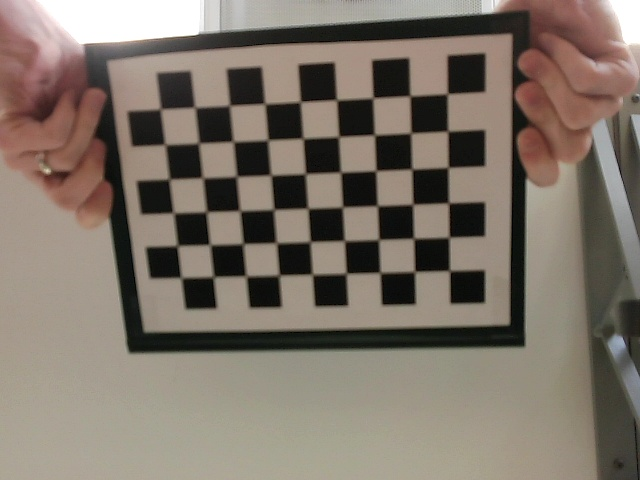
#> input picture visionTests/ChessCalibrate/camera-pic-of-chessboard-11.0.jpg, 640 x 480 px; its folder holds only this picture in this run
$ python CalibrateCamera.py
#> lines starting #> are read from the running program, lines starting #| are printed output that depends on the picture; after the words box and inside, x2 and y2 are one past the last pixel; in counts of white or black regions, pixels touching at a corner belong together; long printed decimals are rounded
# System information:
# Resources:
# - OpenCV-Python tutorial for calibration: http://opencv-python-tutroals.readthedocs.io/en/latest/py_tutorials/py_calib3d/py_calibration/py_calibration.html
#   - Variable names were changed for clarity

import numpy
import cv2
import pickle
import glob
import json

# Create arrays you'll use to store object points and image points from all images processed
objpoints = [] # 3D point in real world space where chess squares are
imgpoints = [] # 2D point in image plane, determined by CV2

# Chessboard variables
CHESSBOARD_CORNERS_ROWCOUNT = 9
CHESSBOARD_CORNERS_COLCOUNT = 6

# Theoretical object points for the chessboard we're calibrating against,
# These will come out like:
#     (0, 0, 0), (1, 0, 0), ...,
#     (CHESSBOARD_CORNERS_ROWCOUNT-1, CHESSBOARD_CORNERS_COLCOUNT-1, 0)
# Note that the Z value for all stays at 0, as this is a printed out 2D image
# And also that the max point is -1 of the max because we're zero-indexing
# The following line generates all the tuples needed at (0, 0, 0)
objp = numpy.zeros((CHESSBOARD_CORNERS_ROWCOUNT*CHESSBOARD_CORNERS_COLCOUNT,3), numpy.float32)
# The following line fills the tuples just generated with their values (0, 0, 0), (1, 0, 0), ...
objp[:,:2] = numpy.mgrid[0:CHESSBOARD_CORNERS_ROWCOUNT,0:CHESSBOARD_CORNERS_COLCOUNT].T.reshape(-1, 2)

# Need a set of images or a video taken with the camera you want to calibrate
# I'm using a set of images taken with the camera with the naming convention:
# 'camera-pic-of-chessboard-<NUMBER>.jpg'
images = glob.glob('./camera-pic-of-chessboard-*.jpg')
# All images used should be the same size, which if taken with the same camera shouldn't be a problem
imageSize = None # Determined at runtime

# Loop through images glob'ed
for iname in images:
    # Open the image
    img = cv2.imread(iname)
#> img is the input picture: shape (480, 640, 3); mean B, G, R 105.3, 116.3, 126.8
    # Grayscale the image
    gray = cv2.cvtColor(img, cv2.COLOR_BGR2GRAY)
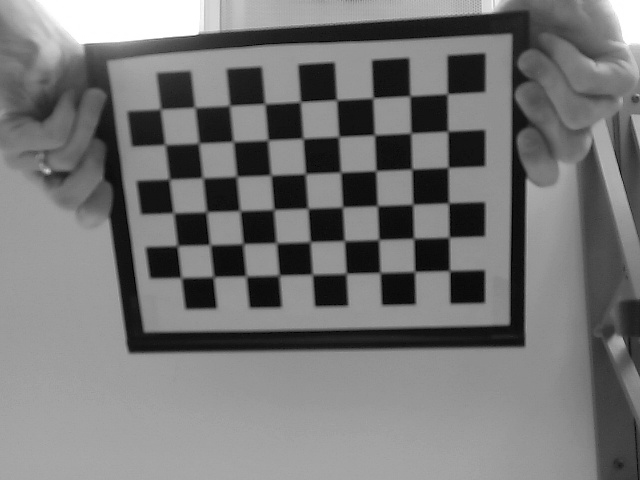
#> gray: shape (480, 640); min 0, max 255, mean 118.2

    # Find chessboard in the image, setting PatternSize(2nd arg) to a tuple of (#rows, #columns)
    board, corners = cv2.findChessboardCorners(gray, (CHESSBOARD_CORNERS_ROWCOUNT,CHESSBOARD_CORNERS_COLCOUNT), None)
#> board = True; corners = 54 rows, first 8: [450.8, 270.2], [415, 271.5], [379.5, 273], [346.5, 273.1], [313.6, 272.6], [279.5, 275], [245.5, 276], [213.5, 277]

    # If a chessboard was found, let's collect image/corner points
    if board == True:
        # Add the points in 3D that we just discovered
        objpoints.append(objp)

        # Enhance corner accuracy with cornerSubPix
        corners_acc = cv2.cornerSubPix(
                image=gray,
                corners=corners,
                winSize=(11, 11),
                zeroZone=(-1, -1),
                criteria=(cv2.TERM_CRITERIA_EPS + cv2.TERM_CRITERIA_MAX_ITER, 30, 0.001)) # Last parameter is about termination critera
#> corners_acc = 54 rows, first 8: [449.5, 270.6], [414.6, 271.5], [380.1, 272.6], [346.2, 273.4], [312.3, 274.4], [279.1, 275.2], [246, 276], [213.4, 276.7]
        imgpoints.append(corners_acc)

        # If our image size is unknown, set it now
        if not imageSize:
            imageSize = gray.shape[::-1]
#> imageSize = (640, 480)

        # Draw the corners to a new image to show whoever is performing the calibration
        # that the board was properly detected
        img = cv2.drawChessboardCorners(img, (CHESSBOARD_CORNERS_ROWCOUNT, CHESSBOARD_CORNERS_COLCOUNT), corners_acc, board)
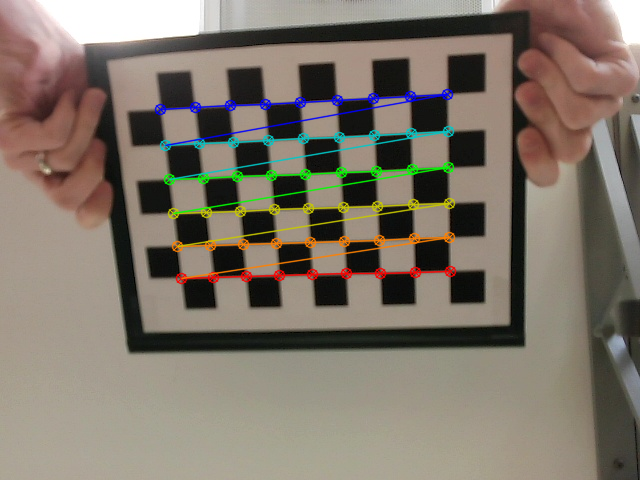
#> img: shape (480, 640, 3); 4.3% of pixels changed, all inside (x1, y1, x2, y2) = (154, 88, 457, 285)
        # Pause to display each image, waiting for key press
        cv2.imshow('Chessboard', img)
        cv2.waitKey(0)
    else:
        print("Not able to detect a chessboard in image: {}".format(iname))

# Destroy any open CV windows
cv2.destroyAllWindows()

# Make sure at least one image was found
if len(images) < 1:
    # Calibration failed because there were no images, warn the user
    print("Calibration was unsuccessful. No images of chessboards were found. Add images of chessboards and use or alter the naming conventions used in this file.")
    # Exit for failure
    exit()

# Make sure we were able to calibrate on at least one chessboard by checking
# if we ever determined the image size
if not imageSize:
    # Calibration failed because we didn't see any chessboards of the PatternSize used
    print("Calibration was unsuccessful. We couldn't detect chessboards in any of the images supplied. Try changing the patternSize passed into findChessboardCorners(), or try different pictures of chessboards.")
    # Exit for failure
    exit()

# Now that we've seen all of our images, perform the camera calibration
# based on the set of points we've discovered
calibration, cameraMatrix, distCoeffs, rvecs, tvecs = cv2.calibrateCamera(
        objectPoints=objpoints,
        imagePoints=imgpoints,
        imageSize=imageSize,
        cameraMatrix=None,
        distCoeffs=None)
#> calibration = 0.0996; cameraMatrix = [[585.3, 0, 348.7], [0, 579.1, 235.9], [0, 0, 1]]; distCoeffs = [[0.0817, -0.99, -0.00653, 0.000978, 3.69]]; rvecs = ([0.137, -0.337, 3.08],); tvecs = ([2.91, 1.02, 16.92],)

# Print matrix and distortion coefficient to the console
print(cameraMatrix)
#| [[585.285   0.         348.659]
#|  [  0.         579.146  235.852]
#|  [  0.           0.           1.        ]]
print(distCoeffs)
#| [[ 8.16852249e-02 -9.89809272e-01 -6.53450930e-03  9.77672279e-04
#|    3.68507747e+00]]

# Save contents
data = {
        "cameraMatrix":cameraMatrix.tolist(),
        "distCoeffs": distCoeffs.tolist(),
        "rvecs": [r.tolist() for r in rvecs],
        "tvecs": [t.tolist() for t in tvecs]
        }
with open("calibration.json", 'w') as f:
    json.dump(data, f, indent=4)

# Print to console our success
print('Calibration successful. Calibration file used: {}'.format('calibration.json'))

$ run again, on visionTests/ChessCalibrate/camera-pic-of-chessboard-19.0.jpg
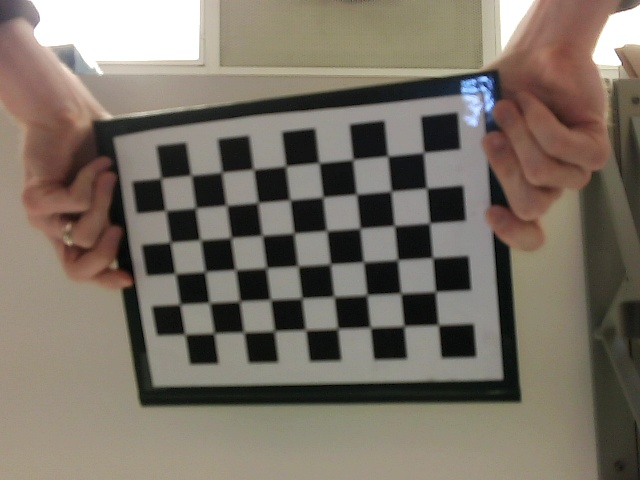
#> input picture visionTests/ChessCalibrate/camera-pic-of-chessboard-19.0.jpg, 640 x 480 px
#> img is the input picture: shape (480, 640, 3); mean B, G, R 101.9, 113.4, 122.1
#> `gray = cv2.cvtColor(img, cv2.COLOR_BGR2GRAY)`:
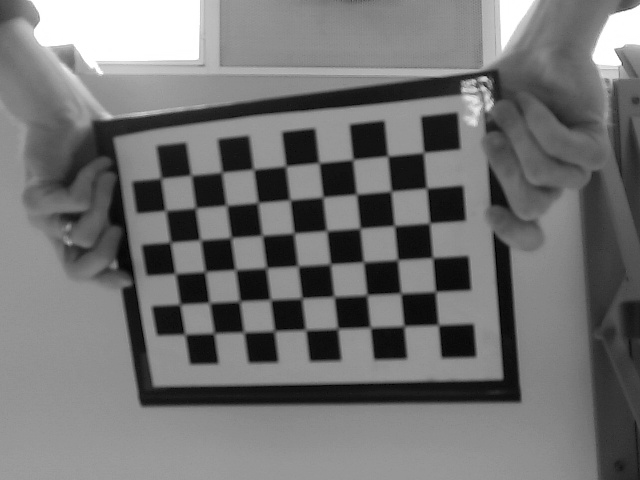
#> gray: shape (480, 640); min 0, max 255, mean 114.7
#> board = True; corners = 54 rows, first 8: [438, 325.5], [404.5, 326], [370, 328], [337.5, 328.5], [305.5, 329.5], [274.5, 331], [243.5, 332.5], [213.5, 333.5]
#> corners_acc = 54 rows, first 8: [438.3, 324.8], [403.9, 326], [370.3, 327.4], [337.6, 328.5], [305.6, 329.8], [274.4, 330.9], [243.7, 332.2], [214, 333.2]
#> `img = cv2.drawChessboardCorners(img, (CHESSBOARD_CORNERS_ROWCOUNT, CHE..`:
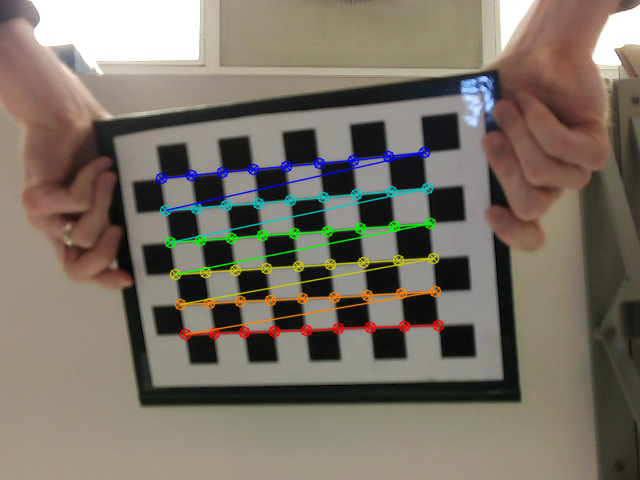
#> img: shape (480, 640, 3); 4.09% of pixels changed, all inside (x1, y1, x2, y2) = (155, 146, 445, 341)
#> calibration = 0.106; cameraMatrix = [[675.3, 0, 314.2], [0, 679.6, 229.3], [0, 0, 1]]; distCoeffs = [[-0.0877, 7.3, 0.000405, 0.000457, -96.62]]; rvecs = ([0.35, -0.282, 3.01],); tvecs = ([3.62, 2.76, 19.71],)
#| [[675.256    0.         314.172]
#|  [  0.         679.636 229.287]
#|  [  0.           0.           1.        ]]
#| [[-8.77026942e-02  7.29552349e+00  4.05139396e-04  4.56689904e-04
#|   -9.66213986e+01]]

$ run again, on visionTests/ChessCalibrate/camera-pic-of-chessboard-20.0.jpg
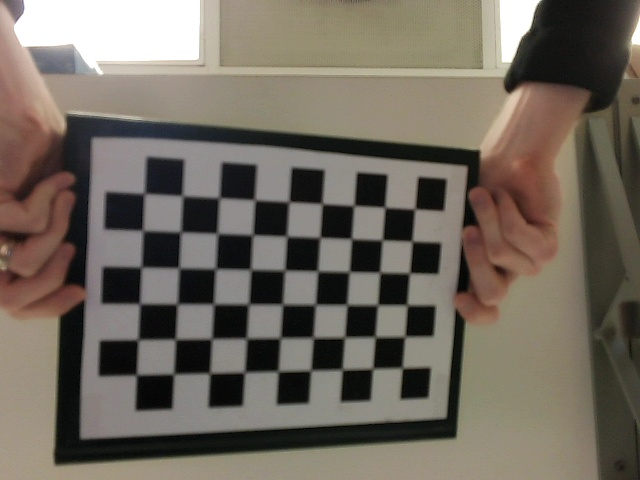
#> input picture visionTests/ChessCalibrate/camera-pic-of-chessboard-20.0.jpg, 640 x 480 px
#> img is the input picture: shape (480, 640, 3); mean B, G, R 94.6, 105.1, 112.9
#> `gray = cv2.cvtColor(img, cv2.COLOR_BGR2GRAY)`:
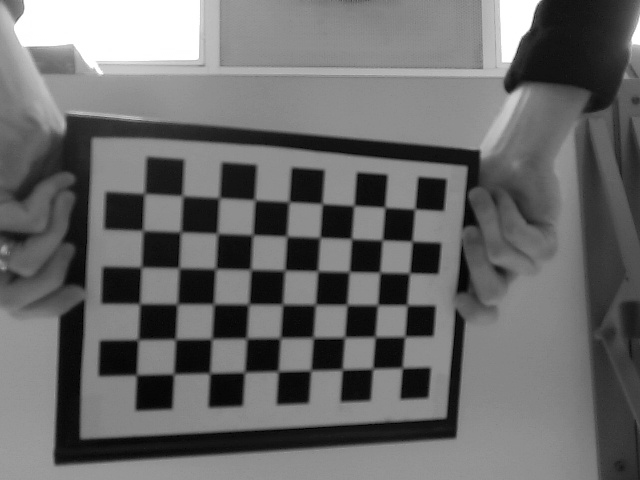
#> gray: shape (480, 640); min 0, max 255, mean 106.2
#> board = True; corners = 54 rows, first 8: [402.9, 369.4], [372.5, 368.5], [342, 369.5], [310.5, 370], [277.5, 371.5], [244, 372], [209.5, 373], [174, 374]
#> corners_acc = 54 rows, first 8: [402.2, 367.9], [372.7, 368.6], [342.2, 369.6], [310.8, 370.4], [278.1, 371.4], [244.5, 372.3], [209.7, 373.2], [173.6, 374]
#> `img = cv2.drawChessboardCorners(img, (CHESSBOARD_CORNERS_ROWCOUNT, CHE..`:
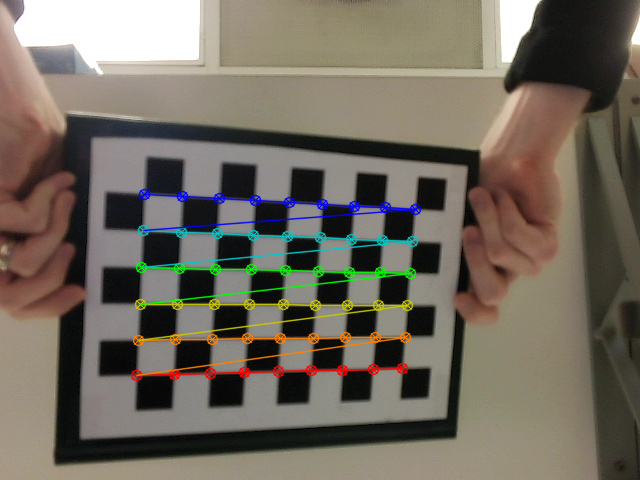
#> img: shape (480, 640, 3); 4.22% of pixels changed, all inside (x1, y1, x2, y2) = (130, 188, 422, 382)
#> calibration = 0.12; cameraMatrix = [[601.8, 0, 336.5], [0, 610.9, 226.5], [0, 0, 1]]; distCoeffs = [[0.103, -1.05, 0.000795, -0.00871, 2.67]]; rvecs = ([0.437, 0.136, -3.05],); tvecs = ([2.1, 4.43, 19.18],)
#| [[601.812   0.         336.493]
#|  [  0.         610.940 226.509]
#|  [  0.           0.           1.        ]]
#| [[ 1.03288178e-01 -1.05019694e+00  7.95084197e-04 -8.70797596e-03
#|    2.67004639e+00]]

$ run again, on visionTests/ChessCalibrate/camera-pic-of-chessboard-21.0.jpg
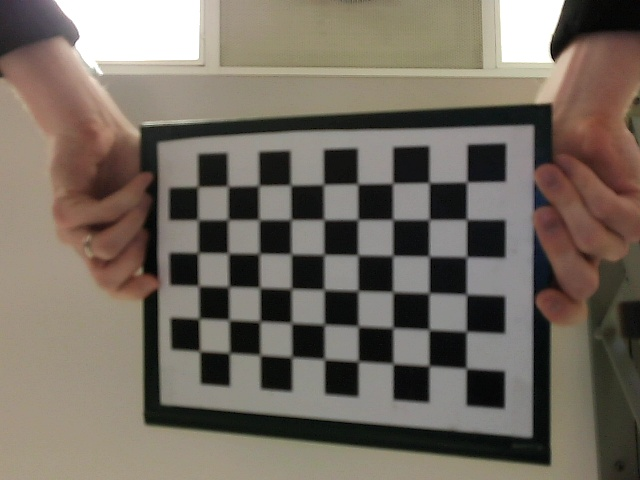
#> input picture visionTests/ChessCalibrate/camera-pic-of-chessboard-21.0.jpg, 640 x 480 px
#> img is the input picture: shape (480, 640, 3); mean B, G, R 97.4, 107.9, 116.6
#> `gray = cv2.cvtColor(img, cv2.COLOR_BGR2GRAY)`:
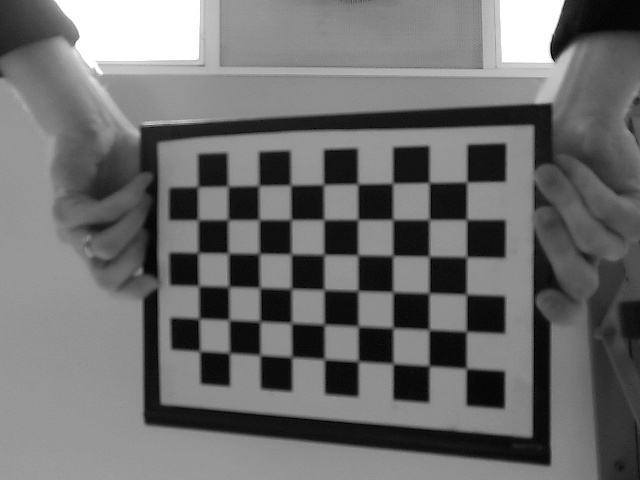
#> gray: shape (480, 640); min 0, max 255, mean 109.3
#> board = True; corners = 54 rows, first 8: [467.3, 369.6], [429.5, 366.5], [393.5, 363], [358.5, 362], [324, 359], [292, 357], [260, 355], [229.5, 352.5]
#> corners_acc = 54 rows, first 8: [466.3, 368.3], [429.1, 365.8], [393, 363.7], [358.2, 361.3], [324.4, 359.2], [291.7, 357.1], [260.1, 355.1], [229.4, 353]
#> `img = cv2.drawChessboardCorners(img, (CHESSBOARD_CORNERS_ROWCOUNT, CHE..`:
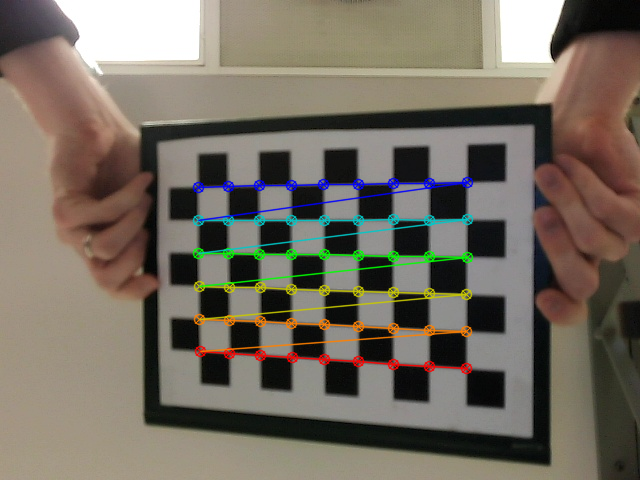
#> img: shape (480, 640, 3); 4.2% of pixels changed, all inside (x1, y1, x2, y2) = (192, 176, 474, 375)
#> calibration = 0.113; cameraMatrix = [[621.9, 0, 332.9], [0, 625.9, 236.2], [0, 0, 1]]; distCoeffs = [[0.204, -3.4, 0.00357, 0.00409, 16.31]]; rvecs = ([-0.431, 0.0615, -3.11],); tvecs = ([3.6, 3.55, 16.94],)
#| [[621.850   0.         332.927]
#|  [  0.         625.851 236.164]
#|  [  0.           0.           1.        ]]
#| [[ 2.04401288e-01 -3.39925069e+00  3.56549248e-03  4.08553840e-03
#|    1.63101459e+01]]

$ run again, on visionTests/ChessCalibrate/camera-pic-of-chessboard-12.0.jpg
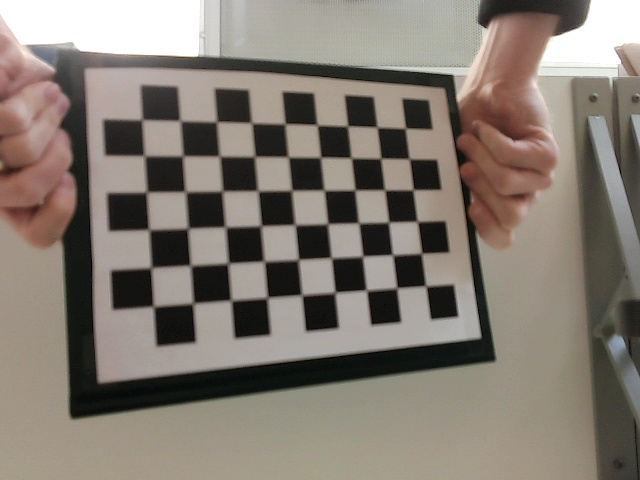
#> input picture visionTests/ChessCalibrate/camera-pic-of-chessboard-12.0.jpg, 640 x 480 px
#> img is the input picture: shape (480, 640, 3); mean B, G, R 113.6, 122.5, 131.2
#> `gray = cv2.cvtColor(img, cv2.COLOR_BGR2GRAY)`:
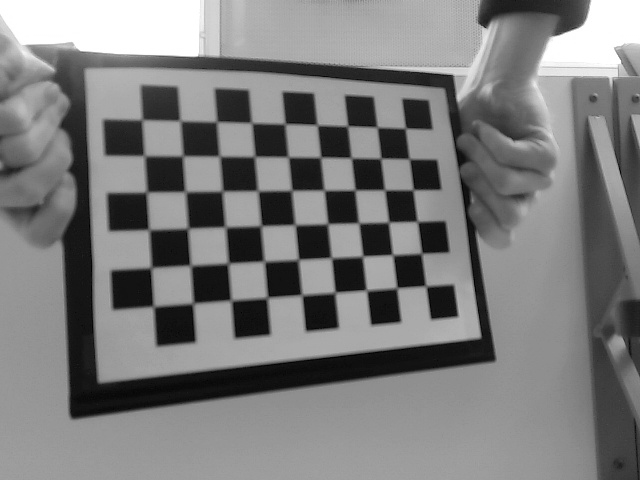
#> gray: shape (480, 640); min 0, max 255, mean 124.1
#> board = True; corners = 54 rows, first 8: [425.5, 286], [397, 288], [367.4, 288.5], [335.2, 292.5], [301.5, 295], [267.5, 297.5], [231, 300], [193.5, 303.5]
#> corners_acc = 54 rows, first 8: [425.8, 285.9], [396.8, 287.9], [366.4, 290.2], [335, 292.5], [301.8, 294.9], [267.3, 297.6], [231.1, 300.3], [193, 303.3]
#> `img = cv2.drawChessboardCorners(img, (CHESSBOARD_CORNERS_ROWCOUNT, CHE..`:
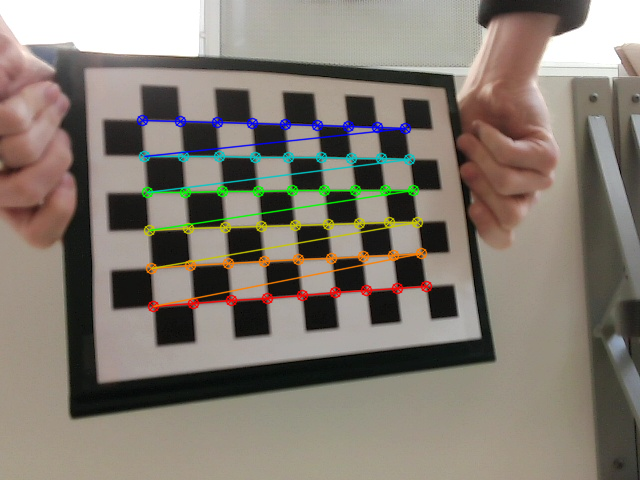
#> img: shape (480, 640, 3); 4.19% of pixels changed, all inside (x1, y1, x2, y2) = (136, 114, 433, 313)
#> calibration = 0.129; cameraMatrix = [[660.9, 0, 347.1], [0, 674.6, 258.1], [0, 0, 1]]; distCoeffs = [[0.171, -2.21, 0.014, -0.015, 8.46]]; rvecs = ([-0.58, 0.252, 3],); tvecs = ([2.42, 0.836, 20.32],)
#| [[660.877   0.         347.088]
#|  [  0.         674.635 258.074]
#|  [  0.           0.           1.        ]]
#| [[ 0.1711  -2.208  0.01396 -0.015  8.458]]
